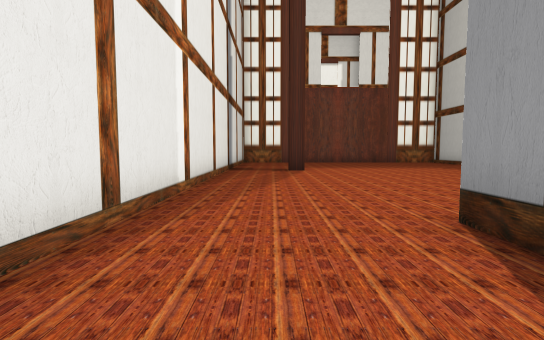
[1] (above)

16 first-person views from a walk through a Unity game level. The camera is 1.4 m above the floor, tilts 4° down and sees 85° across. The floor is counted in squares, 2 m on a side. Each view is taken from the middle of a square. On the plan, view 1 faces up. The plan holds only what a view shows up to about 10 squares ahead; the rest is blank. The place goes on beyond the plan.

[2]
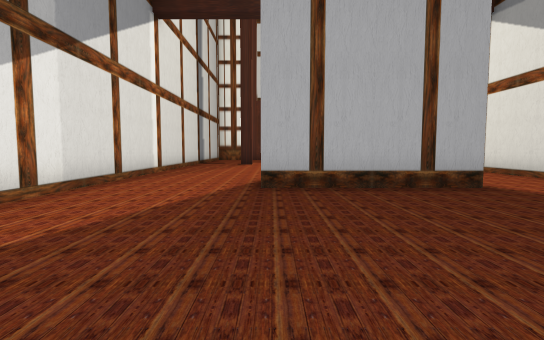

[3]
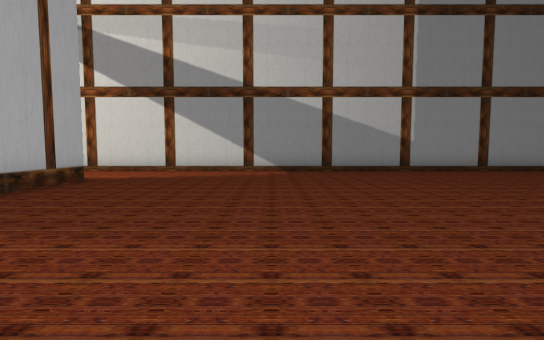

[4]
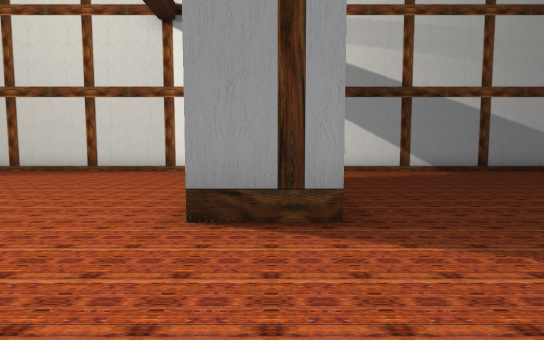

[5]
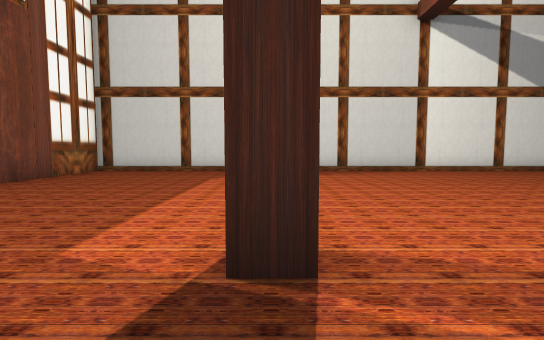

[6]
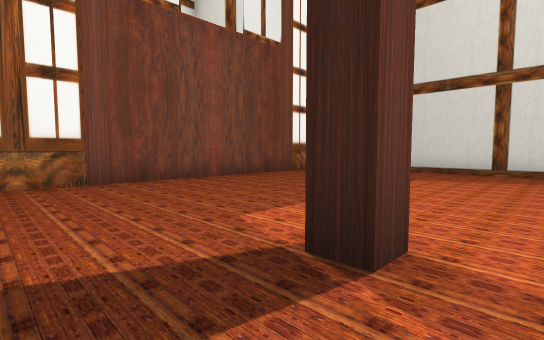

[7]
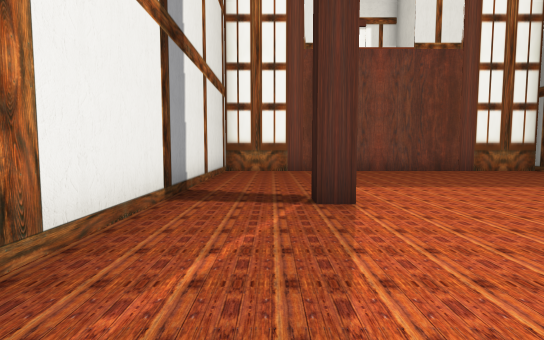

[8]
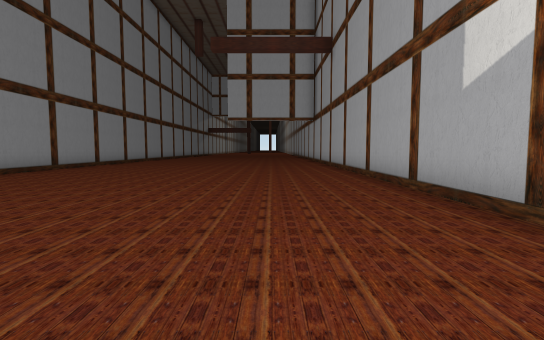

[9]
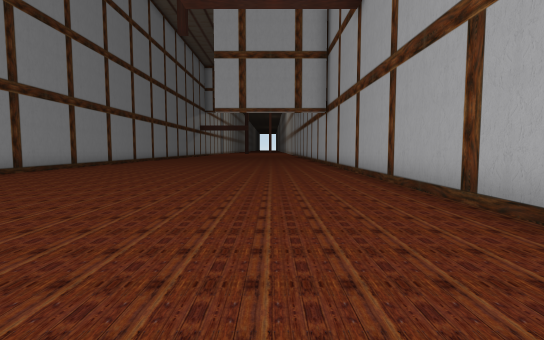

[10]
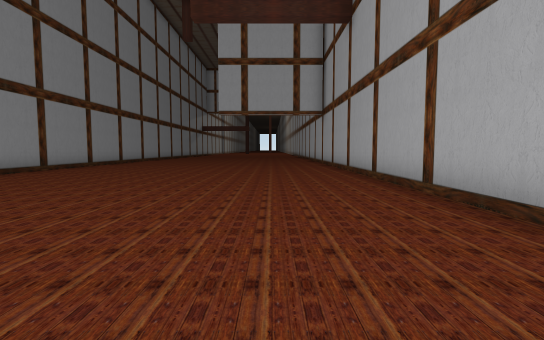

[11]
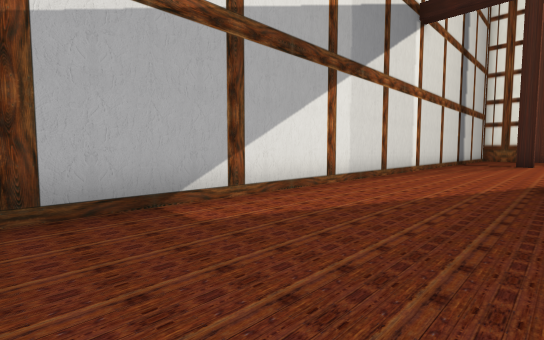

[12]
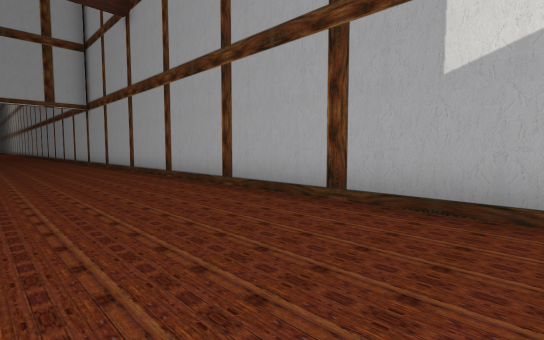

[13]
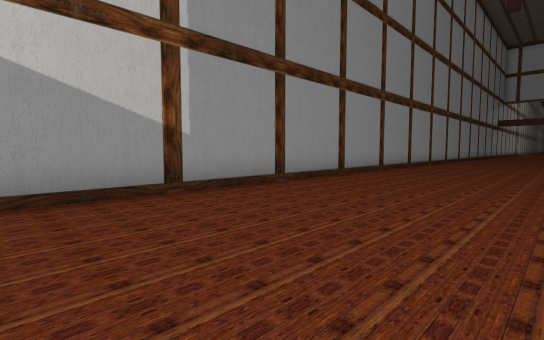

[14]
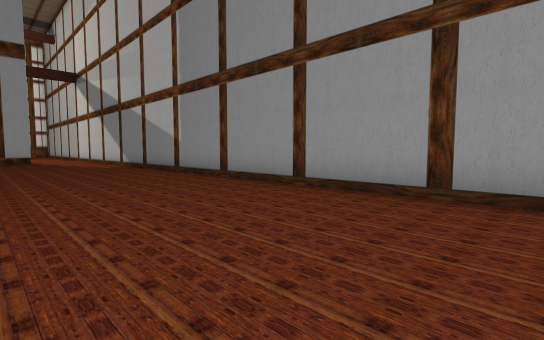

[15]
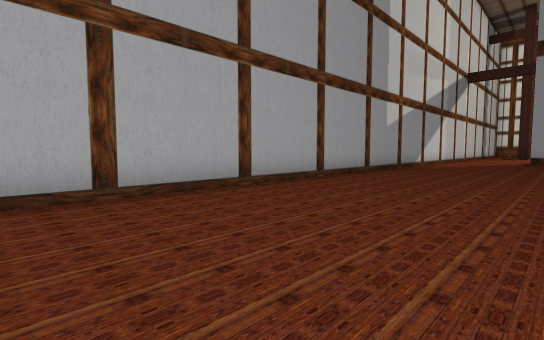

[16]
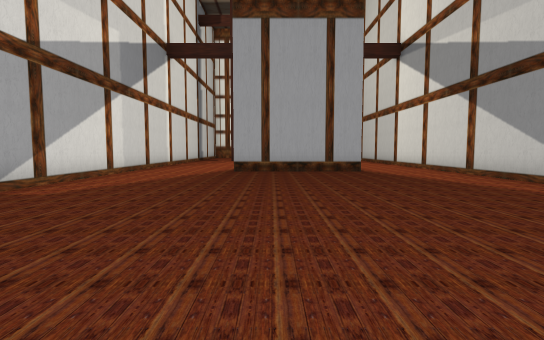

### Floor plan
Points are (right, up) in squares from view 1. A wall is a line through its corners. A room is listed if a view was taken in it or the views show most of it. See-through windows are left out.
Room 1 (views 1, 2, 3, 8, 9, 10, 11, 12, 13, 14, 15, 16)
walls: (8.5, -16.1) (8.5, 0.6); (5.9, 1.3) (1.8, 1.3); (-1.5, 0.4) (-1.5, -16)
ways out: opening at (0, 1.3) to room 2; opening at (7, 1.3) to room 2
Room 2 (views 4, 5, 6, 7)
walls: (1.1, 9.7) (0.6, 9.7) (0.6, 10.2); (1.8, 1.3) (1.8, 2.9); (8.5, 0.6) (8.5, 15.6) (-1.5, 15.6) (-1.5, 0.4)
ways out: opening at (0, 1.3) to room 1; opening at (7, 1.3) to room 1

Positions as (right, up) in squares from view 1, and headings:
1: (0, 0), facing up
2: (2, -4), facing up
3: (-1, -3), facing right
4: (-1, 2), facing right
5: (-1, 10), facing right
6: (-1, 9), facing up-right
7: (0, 6), facing up
8: (1, -2), facing down
9: (1, -6), facing down
10: (1, -5), facing down
11: (2, -5), facing up-left
12: (2, -5), facing down-left
13: (4, -5), facing down-right
14: (4, -16), facing up-right
15: (3, -16), facing up-left
16: (3, -8), facing up
